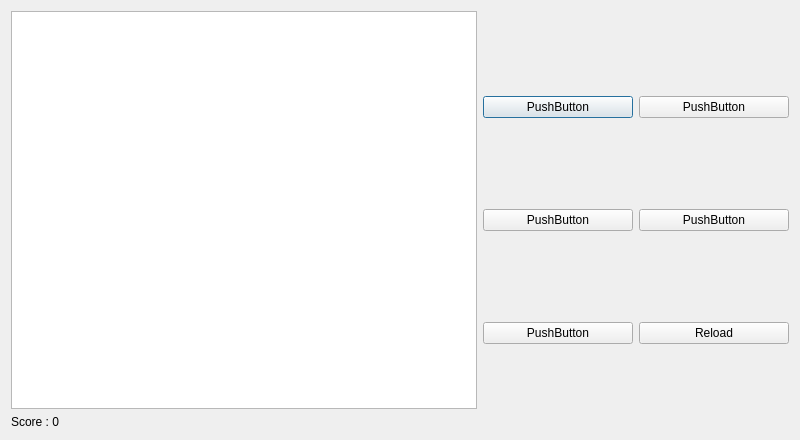
<?xml version="1.0" encoding="UTF-8"?>
<ui version="4.0">
 <class>Dialog</class>
 <widget class="QDialog" name="Dialog">
  <property name="geometry">
   <rect>
    <x>0</x>
    <y>0</y>
    <width>800</width>
    <height>440</height>
   </rect>
  </property>
  <property name="windowTitle">
   <string>Dialog</string>
  </property>
  <layout class="QHBoxLayout" name="horizontalLayout">
   <item>
    <layout class="QVBoxLayout" name="verticalLayout">
     <item>
      <widget class="QTextBrowser" name="altText"/>
     </item>
     <item>
      <widget class="QLabel" name="scr">
       <property name="text">
        <string>Score : 0</string>
       </property>
      </widget>
     </item>
    </layout>
   </item>
   <item>
    <layout class="QGridLayout" name="gridLayout">
     <item row="0" column="0">
      <widget class="QPushButton" name="ch1">
       <property name="minimumSize">
        <size>
         <width>150</width>
         <height>0</height>
        </size>
       </property>
       <property name="text">
        <string>PushButton</string>
       </property>
      </widget>
     </item>
     <item row="0" column="1">
      <widget class="QPushButton" name="ch2">
       <property name="minimumSize">
        <size>
         <width>150</width>
         <height>0</height>
        </size>
       </property>
       <property name="text">
        <string>PushButton</string>
       </property>
      </widget>
     </item>
     <item row="1" column="0">
      <widget class="QPushButton" name="ch3">
       <property name="minimumSize">
        <size>
         <width>150</width>
         <height>0</height>
        </size>
       </property>
       <property name="text">
        <string>PushButton</string>
       </property>
      </widget>
     </item>
     <item row="1" column="1">
      <widget class="QPushButton" name="ch4">
       <property name="minimumSize">
        <size>
         <width>150</width>
         <height>0</height>
        </size>
       </property>
       <property name="text">
        <string>PushButton</string>
       </property>
      </widget>
     </item>
     <item row="2" column="0">
      <widget class="QPushButton" name="ch5">
       <property name="minimumSize">
        <size>
         <width>150</width>
         <height>0</height>
        </size>
       </property>
       <property name="text">
        <string>PushButton</string>
       </property>
      </widget>
     </item>
     <item row="2" column="1">
      <widget class="QPushButton" name="rld">
       <property name="minimumSize">
        <size>
         <width>150</width>
         <height>0</height>
        </size>
       </property>
       <property name="text">
        <string>Reload</string>
       </property>
      </widget>
     </item>
    </layout>
   </item>
  </layout>
 </widget>
 <layoutdefault spacing="6" margin="11"/>
 <resources/>
 <connections>
  <connection>
   <sender>ch1</sender>
   <signal>clicked()</signal>
   <receiver>Dialog</receiver>
   <slot>ans1()</slot>
   <hints>
    <hint type="sourcelabel">
     <x>563</x>
     <y>95</y>
    </hint>
    <hint type="destinationlabel">
     <x>785</x>
     <y>274</y>
    </hint>
   </hints>
  </connection>
  <connection>
   <sender>ch2</sender>
   <signal>clicked()</signal>
   <receiver>Dialog</receiver>
   <slot>ans2()</slot>
   <hints>
    <hint type="sourcelabel">
     <x>754</x>
     <y>92</y>
    </hint>
    <hint type="destinationlabel">
     <x>787</x>
     <y>158</y>
    </hint>
   </hints>
  </connection>
  <connection>
   <sender>ch3</sender>
   <signal>clicked()</signal>
   <receiver>Dialog</receiver>
   <slot>ans3()</slot>
   <hints>
    <hint type="sourcelabel">
     <x>570</x>
     <y>211</y>
    </hint>
    <hint type="destinationlabel">
     <x>631</x>
     <y>255</y>
    </hint>
   </hints>
  </connection>
  <connection>
   <sender>ch4</sender>
   <signal>clicked()</signal>
   <receiver>Dialog</receiver>
   <slot>ans4()</slot>
   <hints>
    <hint type="sourcelabel">
     <x>727</x>
     <y>222</y>
    </hint>
    <hint type="destinationlabel">
     <x>757</x>
     <y>253</y>
    </hint>
   </hints>
  </connection>
  <connection>
   <sender>ch5</sender>
   <signal>clicked()</signal>
   <receiver>Dialog</receiver>
   <slot>ans5()</slot>
   <hints>
    <hint type="sourcelabel">
     <x>570</x>
     <y>331</y>
    </hint>
    <hint type="destinationlabel">
     <x>612</x>
     <y>371</y>
    </hint>
   </hints>
  </connection>
  <connection>
   <sender>rld</sender>
   <signal>clicked()</signal>
   <receiver>Dialog</receiver>
   <slot>reload()</slot>
   <hints>
    <hint type="sourcelabel">
     <x>698</x>
     <y>341</y>
    </hint>
    <hint type="destinationlabel">
     <x>744</x>
     <y>383</y>
    </hint>
   </hints>
  </connection>
 </connections>
 <slots>
  <slot>ans1()</slot>
  <slot>ans2()</slot>
  <slot>ans3()</slot>
  <slot>ans4()</slot>
  <slot>ans5()</slot>
  <slot>reload()</slot>
 </slots>
</ui>
